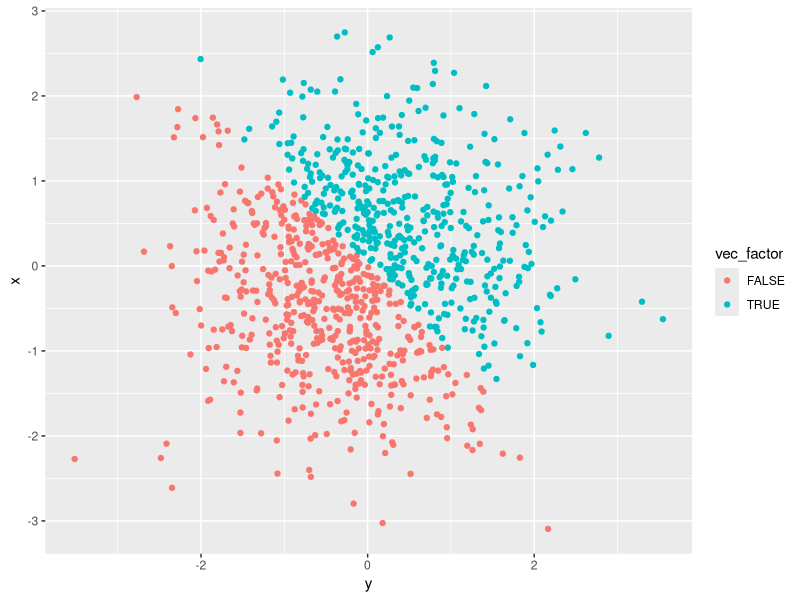
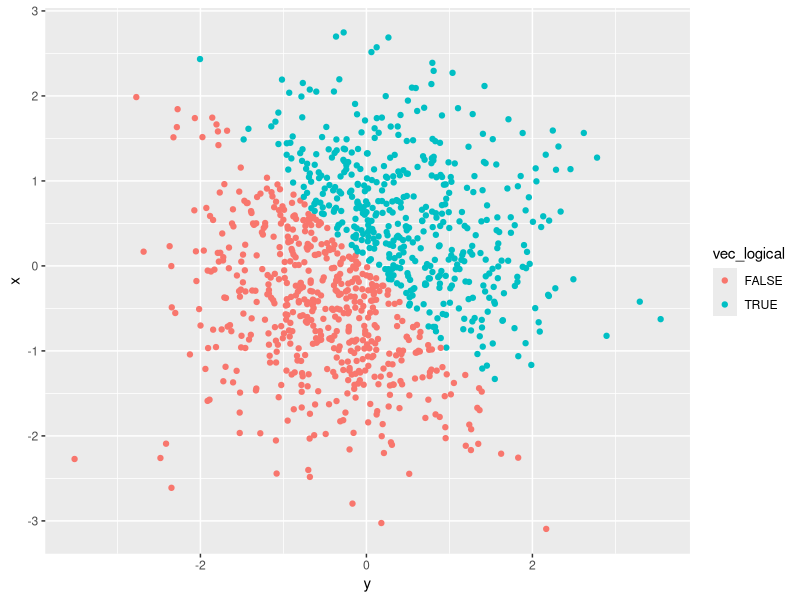
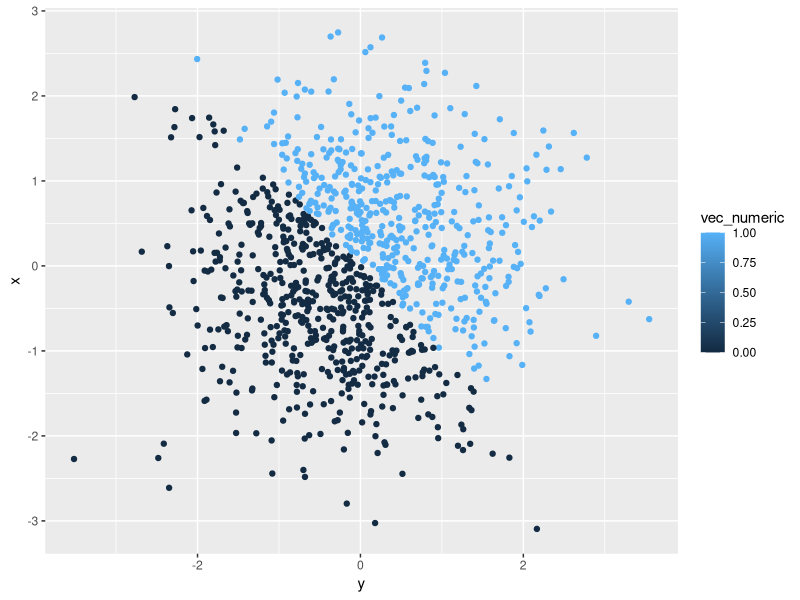

Write the R code that produced these figures, in order.
## ---- chunk 1
knitr::opts_chunk$set(echo = TRUE)

library(tidyverse)
## ---- chunk 2
Problem1_df = tibble(
  x = runif(10, min=0, max=5), 
  vec_numeric = c(x>2),
  vec_char = c("Giraffe", "Elephant", "Lion", "Wolf", "Dolphin", "Ant", "Dog", 
               "Tiger", "Bird", "Fish" ),
  vec_logical = c(TRUE, TRUE, FALSE, FALSE, FALSE, TRUE, FALSE, FALSE, TRUE, 
                  FALSE),
  vec_factor = factor(c("African descent", "White", "Asian", "Native American", 
                        "Virgin Islander", "St. Thomian", "St. Johnian", "Crucian", 
                        "Floridian", "Atlantian"))
  )
## ---- chunk 3
# Taking mean of x variable

mean(Problem1_df$x)

# This works because it is numeric variable. The mean of x equals 2.136482.
## ---- chunk 4
# Taking mean of vec_numeric

mean(Problem1_df$vec_numeric)

# Taking the mean of this equals 0.3. 
#Therefore, this works.
## ---- chunk 5
# Taking mean of vec_char

mean(Problem1_df$vec_char)

# This code does not work. Error message says that "this argument is not numeric or logical".
## ---- chunk 6
# Taking mean of vec_logical

mean(Problem1_df$vec_logical)

# This code does output a value for the mean of the logical vector.
# The mean of this vector equals 0.4.
## ---- chunk 7
# Taking the mean of vec_factor

mean(Problem1_df$vec_factor)

#This code does not work becasue th vector is not numeric or logical.
## ---- chunk 8
## 1st code chunk
# Using the as.numeric function to the logical, character and factor vectors.

as.numeric(Problem1_df$vec_logical)

as.numeric(Problem1_df$vec_char)

as.numeric(Problem1_df$vec_factor)

# When this function was used on the logical and factor vectors, numeric values
# were created.
# With the character vector, it could not be applied (NA).

## ---- chunk 9
# 2nd code chunk
# Converting character variable from character to factor to numeric

## Created a new variable named 'Factor' that is the end product of converting
# the character vector to the factor vector.

Factor = as.factor(Problem1_df$vec_char)

#Converted the Factor variable to a numeric vector.

as.numeric(Factor)


## Converting factor variable from factor to character to numeric

Character = as.character(Problem1_df$vec_factor)

as.numeric(Character)

# In the first portion of the code chunk, the character vector was converted
# from a character to a factor and lastly to a numeric vector. This vector was
# converted successfully into the factor the numeric vectors. 

# Conversion of the factor vector to the character vector was successsful. 
# However, converting that new vector *Character) into a numeric vector was
# not successful. An error message showed.
## ---- chunk 10
# Created data frame for Problem 2
x = rnorm(1000)
y = rnorm(1000)
vec_logical = c(x + y > 0)

Problem2_df = tibble(
  x,
  y,
  vec_logical)

vec_numeric = as.numeric(Problem2_df$vec_logical)
vec_factor = as.factor(Problem2_df$vec_logical)

mean(x)
median(x)
dim(x)
## ---- chunk 11
# Making scatter plots for logical, numeric and factor vectors, respectively.

Logical = ggplot(Problem2_df, aes(x = y, y = x)) + geom_point(aes(color = vec_logical))

# The blue data points on the scatterplot represent the values which are TRUE.
# The pink data points represent those values that are FALSE.


Numeric = ggplot(Problem2_df, aes(x = y, y = x)) + geom_point(aes(color = vec_numeric))

# The blue data points represent values numeric values equal to 1.00.
# The black data points represent numeric values that are equal to 0.00. 

Factor = ggplot(Problem2_df, aes(x = y, y = x)) + geom_point(aes(color = vec_factor))

# The blue data points represent factor variables that are TRUE.
# The blue data points relect factor variables that are FALSE.
